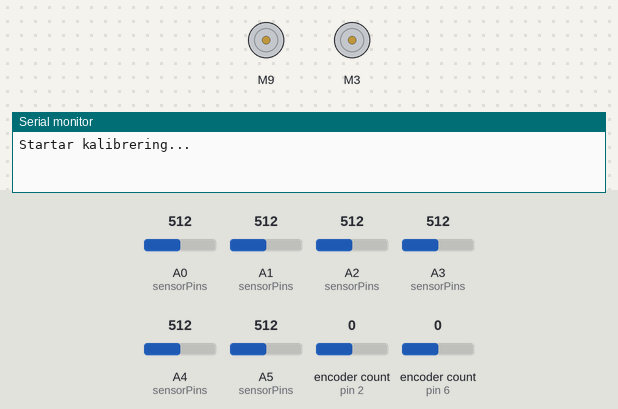
Simulated run of this sketch. Board: Arduino Uno, built with avr-gcc and run on an emulated ATmega328P. Shown: 2 × DC motor (green arrow = forward, orange = backward, longer = faster), the last lines printed to the serial monitor. Inputs (shaded band) come from the test bench; at power-on: A0 (sensorPins) = 512, A1 (sensorPins) = 512, A2 (sensorPins) = 512, A3 (sensorPins) = 512, A4 (sensorPins) = 512, A5 (sensorPins) = 512, encoder count (sensors on pin 2, pin 6) 0.

Above: at 0.1 s.
At 19.2 s:
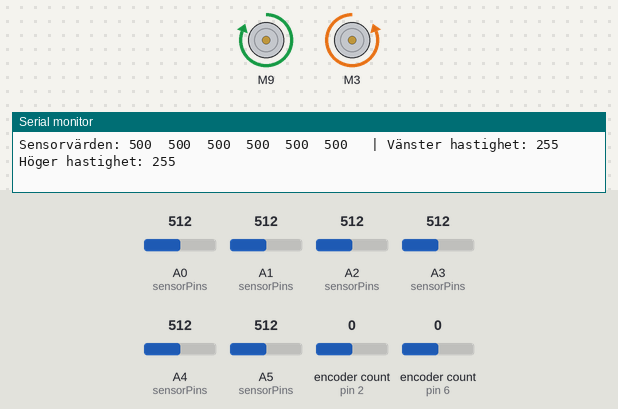
19.3 s: A0 (sensorPins) set to 108
22.3 s: A0 (sensorPins) set to 96
23.8 s: A1 (sensorPins) set to 113
26.8 s: A1 (sensorPins) set to 91
29.8 s: A2 (sensorPins) set to 111
32.8 s: A2 (sensorPins) set to 94
Timing chart, 0 to 35.3 s (numbered marks = the images above; inputs shaded):
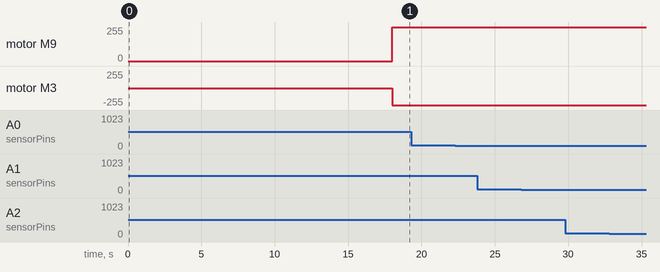

The sketch:

line_follow_test.ino
```cpp
#include "CytronMotorDriver.h"
#include <Encoder.h>
#include <QTRSensors.h>

// Motorstyrning för MDD3A
CytronMD motorLeft(PWM_PWM, 9, 10);   // Vänster motor: PWM_A = Pin 9, PWM_B = Pin 10
CytronMD motorRight(PWM_PWM, 3, 5);   // Höger motor: PWM_A = Pin 3, PWM_B = Pin 5

// Encoder-konfiguration
Encoder encoderLeft(2, 4);  // Encoder A och B för vänster motor
Encoder encoderRight(6, 7); // Encoder A och B för höger motor

// QTR-sensorer
const uint8_t sensorPins[] = {A0, A1, A2, A3, A4, A5}; // 6 sensorer
const uint8_t numSensors = sizeof(sensorPins) / sizeof(sensorPins[0]); // Antal sensorer
//QTRSensorsAnalog qtr(sensorPins, numSensors); // Använd analog QTR-sensor
QTRSensors qtr;
// Variabler för linjeföljning
uint16_t sensorValues[numSensors];
int maxSpeed = 255;    // Maxhastighet för motorerna
int baseSpeed = 255;   // Basfart när roboten kör rakt fram (full hastighet)
int turnAdjustment = 50; // Justeringsvärde för svängar (mindre värde)

void setup() {
  // Ställ in 3.3V som referensspänning
  analogReference(EXTERNAL); // Använd extern referens (3.3V kopplad till AREF)

  // Konfigurera QTR-sensorn
  qtr.setTypeAnalog();
  qtr.setSensorPins(sensorPins, numSensors); // Tilldela sensorpins

  Serial.begin(9600);

  // Stoppa motorerna initialt
  motorLeft.setSpeed(0);
  motorRight.setSpeed(0);

  // Nollställ encoders
  encoderLeft.write(0);
  encoderRight.write(0);

  // Kalibrera QTR-sensorerna
  Serial.println("Startar kalibrering...");
  for (int i = 0; i < 400; i++) {
    qtr.calibrate();
    delay(20);
  }
  Serial.println("Kalibrering klar!");
}

void loop() {
  // Läs kalibrerade värden
  qtr.readCalibrated(sensorValues);

  // Variabler för att bestämma riktning
  bool leftMost = sensorValues[5] < 750;
  bool leftMid = sensorValues[4] < 750;
  bool centerLeft = sensorValues[3] < 750;
  bool centerRight = sensorValues[2] < 750;
  bool rightMid = sensorValues[1] < 750;
  bool rightMost = sensorValues[0] < 750;

  int leftSpeed = baseSpeed;
  int rightSpeed = baseSpeed;

  if (centerLeft || centerRight) {
    // Linjen är i mitten, kör rakt fram
    leftSpeed = baseSpeed;
    rightSpeed = baseSpeed;
  } else if (leftMid || leftMost) {
    // Linjen är till vänster, sväng vänster genom att minska hastigheten på vänster motor
    leftSpeed = baseSpeed - turnAdjustment;
    rightSpeed = baseSpeed;
  } else if (rightMid || rightMost) {
    // Linjen är till höger, sväng höger genom att minska hastigheten på höger motor
    leftSpeed = baseSpeed;
    rightSpeed = baseSpeed - turnAdjustment;
  } else {
    // Linjen är förlorad, fortsätt rakt fram eller stanna
    leftSpeed = baseSpeed;
    rightSpeed = baseSpeed;
    // Alternativt kan du stanna motorerna här om du vill
     leftSpeed = 0;
     rightSpeed = 0;
  }

  // Begränsa hastigheterna till tillåtna värden
  leftSpeed = constrain(leftSpeed, 0, maxSpeed);
  rightSpeed = constrain(rightSpeed, 0, maxSpeed);

  // Sätt motorhastigheter
  motorLeft.setSpeed(leftSpeed);
  motorRight.setSpeed(-rightSpeed); // Negativ eftersom motorerna är spegelvända

  // Utskrift för felsökning
  Serial.print("Sensorvärden: ");
  for (uint8_t i = 0; i < numSensors; i++) {
    Serial.print(sensorValues[i]);
    Serial.print("\t");
  }
  Serial.print(" | Vänster hastighet: ");
  Serial.print(leftSpeed);
  Serial.print(" Höger hastighet: ");
  Serial.println(rightSpeed);

  delay(10); // Kort paus för stabilitet
}
```
